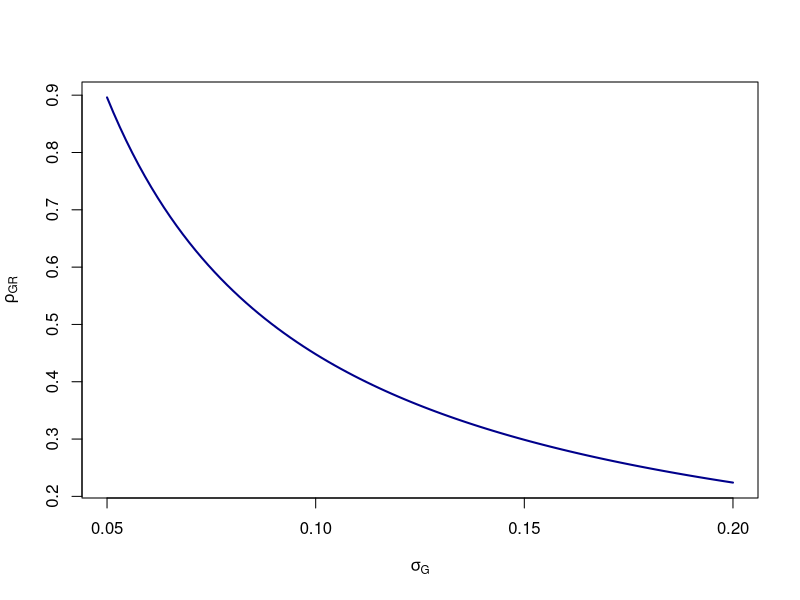

R code for this plot:
## ---- chunk 1
0.23/(sqrt((160-5.85)/5.85)*0.05) 
## ---- chunk 2
calc_meng <- function(n=5.85e6,N=160e6,d=0.23,sigma) d/(sqrt((N-n)/n)*sigma)
sig <- seq(0.05,0.2,,100)
plot(sig, calc_meng(sigma=sig), type="l", lwd=2, col="blue4", 
     xlab=expression(sigma[G]), 
     ylab=expression(rho[GR]))
